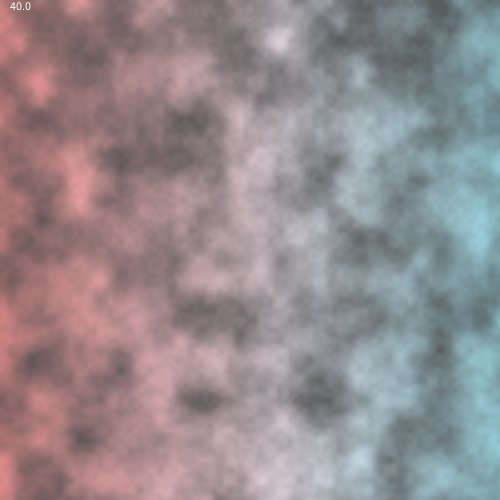
Frame 1 (no input)
Frame 60 (the mouse pressed at the canvas centre just before this capture): identical to frame 1, image omitted
Frame 120 (the mouse held since frame 60 and released just before this capture): identical to frame 1, image omitted

The Processing sketch that drew this single still picture (run headless with seeded random() and noise(); from frame 60 on, the mouse is pressed at the canvas centre):

// Processing sketch: interpolation_test
// ── interpolation_test.pde
void setup() {

  size(500, 500);
}
void draw() {
  colorMode(RGB);
  background(255);

  float zoom=40;//map(mouseX, 0, width, 0, 200);
  //noiseDetail((int)map(mouseY, 0, height, 1, 20));
  
  for (int x=0; x<width; x++) {
    for (int y=0; y<height; y++) {
      colorMode(RGB);
      float c = noise(x/zoom, y/zoom) * 256;
      color cA = color(236, 102, 101);
      color cB = color(114, 199, 216);
      color newC = lerpColor(cA, cB, map(x, 0, width, 0, 1));
      colorMode(HSB);
      color hsbNewC = color(hue(newC), saturation(newC), c);
      stroke(hsbNewC);
      point(x, y);
    }
  }
  fill(255);
  text(str(zoom), 10, 10);
}
